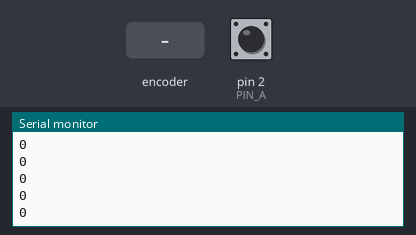
Recording of a sketch running on a simulated Arduino Uno, built with avr-gcc and run on an emulated ATmega328P. On the bench: the last lines printed to the serial monitor. The inputs (shaded band) are chosen by the test bench; at power-on: pin 2 (PIN_A) HIGH.

Above: at 1.2 s.
1.3 s: rotary encoder on pin 2 (PIN_A) / pin 3 (PIN_B) turned 1 step (first pin leading)
At 2.3 s:
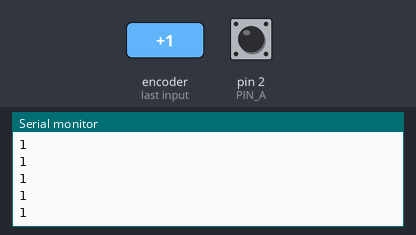
3.0 s: rotary encoder on pin 2 (PIN_A) / pin 3 (PIN_B) turned 1 step (first pin leading)
At 4.0 s:
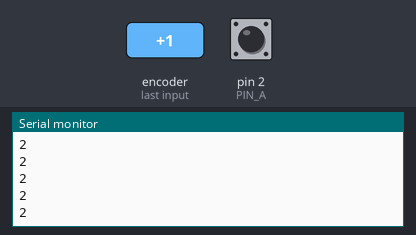
Timing chart, 0 to 6.0 s (numbered marks = the images above; inputs shaded):
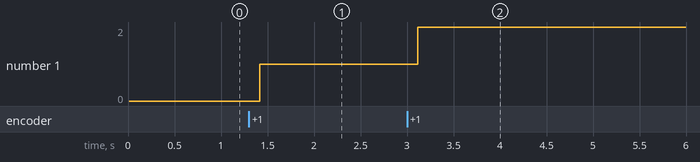

The sketch:

Lab10_Exercise2.ino
```cpp
#define PIN_A 2
#define PIN_B 3

int count = 0;

void setup(){
  pinMode(PIN_A, INPUT_PULLUP);
  Serial.begin(9600);
  Serial.println("TestEncoder");

  attachInterrupt(digitalPinToInterrupt(PIN_A),
                  ISR_Ext, RISING);
}

void loop(){
  Serial.println(count);
}

void ISR_Ext(){
   count++;
}
```

Measured:
- after the input at 1.3 s, the serial monitor: prints a new line after 0.12 s (image 1)
- after the input at 3.0 s, the serial monitor: prints a new line after 0.12 s (image 2)
- plotted number 1: 0 → 1 after the input at 1.3 s, 1 → 2 after the input at 3.0 s
